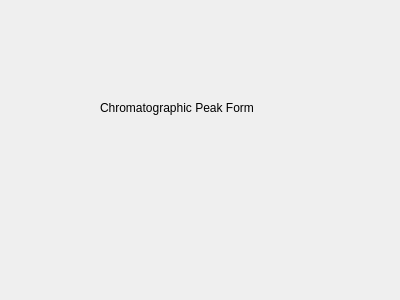
<?xml version="1.0" encoding="UTF-8"?>
<ui version="4.0">
 <class>ChromatographicPeakForm</class>
 <widget class="QWidget" name="ChromatographicPeakForm">
  <property name="geometry">
   <rect>
    <x>0</x>
    <y>0</y>
    <width>400</width>
    <height>300</height>
   </rect>
  </property>
  <property name="windowTitle">
   <string>Form</string>
  </property>
  <widget class="QLabel" name="label">
   <property name="geometry">
    <rect>
     <x>100</x>
     <y>100</y>
     <width>201</width>
     <height>16</height>
    </rect>
   </property>
   <property name="text">
    <string>Chromatographic Peak Form</string>
   </property>
  </widget>
 </widget>
 <resources/>
 <connections/>
</ui>
